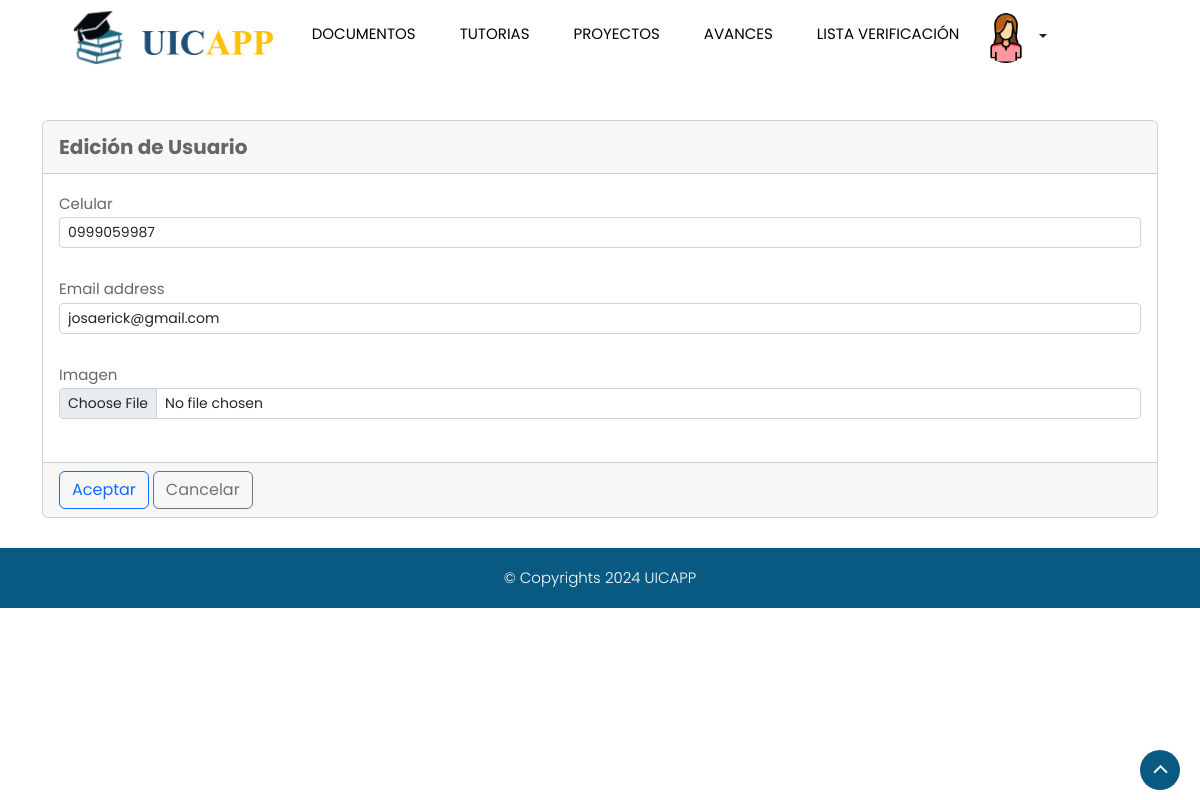
Page /perfil/ (signed in) on the earlier database version.
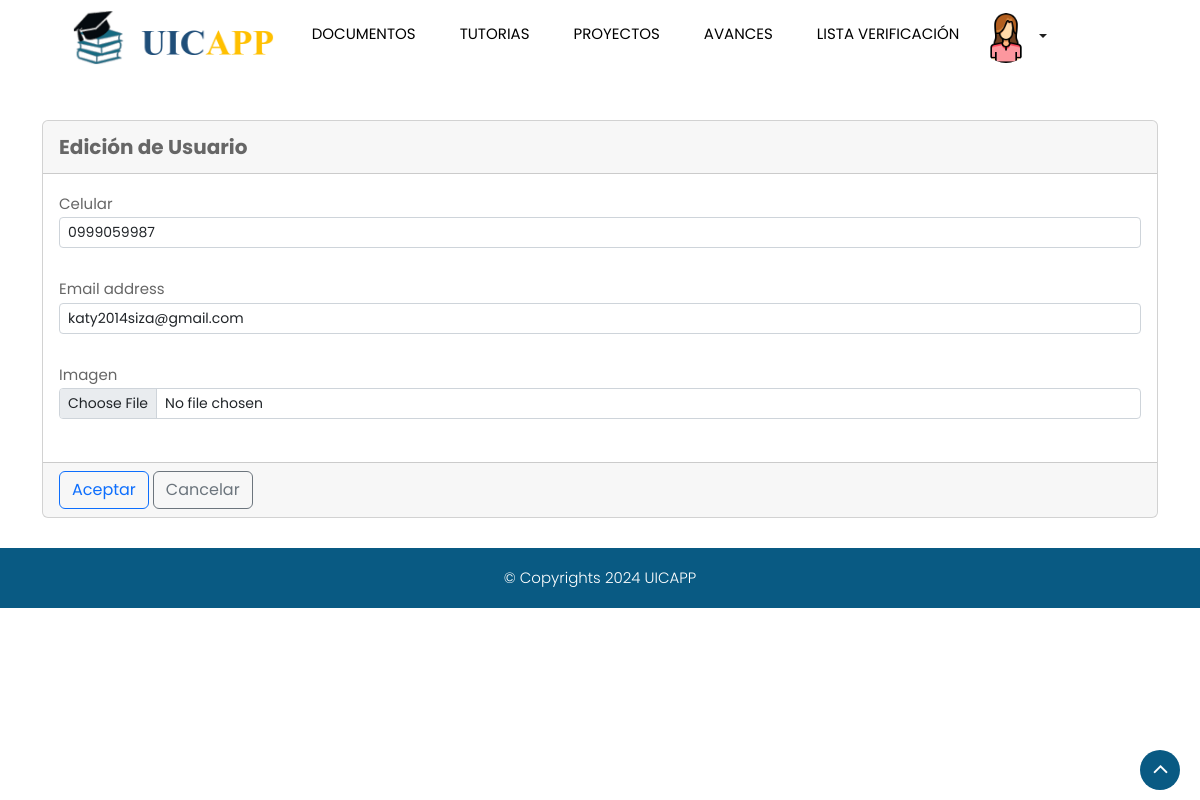
Same page on the later database version.
### Usuarios/models.py (models this page shows, shortened)
class Usuarios(AbstractUser):
    modalidades = [
        ('Trabajo de Integración Curricular','Trabajo de Integración Curricular'),
        ('Examen con Carácter Complexivo','Examen con Carácter Complexivo')
    ]
    abreviaturas = [
        ('MSc.','MSc.'),
        ('Mg.','Mg.'),
        ('Mtr.','Mtr.'),
        ('PhD.','PhD.')
    ]
    generos = [
        ('H','Hombre'),
        ('M','Mujer')
    ]
    imagen = models.ImageField(verbose_name='Imagen', upload_to='users', null = True, blank = True)
    perfil = models.ForeignKey(Perfiles, verbose_name='Perfil', default = 3, on_delete=CASCADE, null=True, blank=True)
    celular = models.CharField(max_length=10, verbose_name='Celular')
    modalidad = models.CharField(choices=modalidades,max_length=50, null = True, blank = True)
    idNivel = models.ForeignKey(Nivel, verbose_name='Nivel', on_delete=CASCADE, null = True, blank = True)
    idCarrera = models.ForeignKey(Carrera, verbose_name='Carrera', on_delete=CASCADE, null=True, blank=True)
    token = models.CharField(max_length=36, blank=True, null=True, editable=False)
    firma = models.ForeignKey(GeneracionFirmas, on_delete=models.SET_NULL, null=True, blank=True)
    abreviatura = models.CharField(choices=abreviaturas, max_length=8, verbose_name='Abreviatura', default='MSc.')
    genero = models.CharField(choices=generos, max_length=1, verbose_name='Genero', default='H')
    memorandoTutor = models.CharField(max_length=9,blank=True, null=True, editable=False)
    fechaMemorandoTutor = models.DateField(editable=False, null=True, blank=True)
    cohorte = models.ForeignKey(Cohorte, verbose_name='Cohorte', on_delete=CASCADE, null=True, blank=True)
    esExtranjero = models.BooleanField(default=False)
    def getImagen(self):
        if self.imagen:
            return '{}{}'.format(MEDIA_URL, self.imagen)
        return '{}{}'.format(STATIC_URL, 'images/defaultM.png' if self.genero == 'M' else 'images/defaultH.png')
    def getInformacion(self):
        if(self.perfil.id == 3):
            return '{} {}'.format(self.first_name, self.last_name)
        else:
            return '{} {} {}'.format(self.abreviatura, self.first_name, self.last_name)
    class Meta:
        ordering = ['-perfil__nombre']
    def getAlias(self):
        return '{}. {}.'.format(self.first_name, self.last_name[0] if self.last_name else self.pk)

### App/views.py (the view, shortened to what this page needs)
# urls.py: path('perfil/',  PerfilUsuario.as_view(), name='perfil'),
class PerfilUsuario(LoginRequiredMixin, UpdateView):
    model = Usuarios
    form_class = formulario
    template_name = main
    success_url = '/login'
    def dispatch(self, request, *args, **kwargs):
        self.object = self.get_object()
        return super().dispatch(request, *args, **kwargs)
    def get_object(self, queryset = None):
        return self.request.user
    def get_context_data(self, **kwargs):
        context = super().get_context_data(**kwargs)
        context['title'] = f'{entidad}'
        context['accion'] = f'Edición de {entidad}'
        return context

### App/Templates/main.html (shortened to what this page needs)
{% extends 'Views/header.html'  %}
{% load static %}
{% block content %}
    <div class="container" style="margin-top: 10%; align-content: center;" >
        <form action="" method="POST" class="form" enctype="multipart/form-data">
            <div class="card">
                <div class="card-header">
                    <b style="font-size: 20px;" > {{accion}} </b>
                </div>
                <div class="card-body">
                        {% if eliminar %}
                            <div class="alert alert-danger" role="alert">
                                Está seguro de eliminar a <i> <b>{{eliminar.object}}</b> </i>
                            </div>
                        {% else %}
                            {% for op in form %}
                                {% if op.name == 'idEstudiantes' %}
                                    {{op.label}}
                                    <select name="idEstudiantes" class="form-control form-control-sm" autocomplete="off" required="" id="id_idEstudiantes" multiple="">
                                        {% for item in idEstudiantes %}
                                            {% if item.selected %}
                                                <option value="{{item.pk}}" selected >{{item.getInformacion}}</option>
                                            {% else %}
                                                <option value="{{item.pk}}" >{{item.getInformacion}}</option>
                                            {% endif %}
                                        {% endfor %}
                                    </select>
                                {% elif op.name == 'idCarrera' and request.user.perfil.nombre == 'Docente' and request.user.idCarrera is not None %}
                                    <input type="hidden" name="idCarrera" id="id_idCarrera" value="{{request.user.idCarrera.pk}}" >
                                {% elif op.name == 'idDocente' and request.user.perfil.nombre == 'Docente' %}
                                    <input type="hidden" name="idDocente" id="id_idDocente" value="{{request.user.pk}}" >
                                    {% elif op.name == 'idDocente' and request.user.perfil.nombre == 'Admin' and agregar is None %}
                                    <input type="hidden" name="idDocente" id="id_idDocente" value="{{op.value}}" >
                                {% elif op.name == 'idProyecto' and tutorias %}
                                    <input type="hidden" name="idProyecto" id="id_idProyecto" value="{{tutorias.idProyecto.id}}" >
                                {% elif op.name == 'idProyecto' and listaVerificacion %}
                                    <input type="hidden" name="idProyecto" id="id_idProyecto" value="{{listaVerificacionList.id}}" >
                                {% elif op.name == 'observacion' %}
                                    {% if editarObser %}
                                        {{op.label}} <br>
                                        {{op}} <br>
                                    {% endif %}
                                {% elif op.name == 'idEstudiante' and listaVerificacionAdd %}
                                    <input type="hidden" name="idEstudiante" id="id_idEstudiante" value="{{request.user.pk}}" >
                                {% else %}
                                    {{op.label}} <br>
                                    {{op}} <br>
                                {% endif %}
                            {% endfor %}
                        {% endif %}
                </div>
                <div class="card-footer">
                    <td class="header" scope="col">
                        <button type="submit" class="btn btn-outline-primary">Aceptar</button>
                    </td>
                    <td class="header" scope="col">
                        {% if agregar %}
                            <a type="button" onClick="history.go(-1);" class="btn btn-outline-secondary">Cancelar</a>
                        {% else %}
                            <a type="button" href="{{ view.get_success_url }}" class="btn btn-outline-secondary">Cancelar</a>
                        {% endif %}
                    </td>
                </div>
            </div>
        </form>
    </div>
{% endblock content %}

### App/Templates/Views/header.html (shortened to what this page needs)
{% load static %}
<!DOCTYPE html>
<html lang="en">
<head>
    <link href="https://cdn.jsdelivr.net/npm/bootstrap@5.2.1/dist/css/bootstrap.min.css" rel="stylesheet">
    <link rel="stylesheet" href="{% static 'css/pogo-slider.min.css' %}" />
    <link rel="stylesheet" href="{% static 'css/style.css' %}" />
    <link rel="stylesheet" href="{% static 'css/responsive.css' %}" />
    <link rel="stylesheet" href="{% static 'css/custom.css' %}" />
    <link href="https://cdn.jsdelivr.net/npm/select2@4.1.0-rc.0/dist/css/select2.min.css" rel="stylesheet" />
    <link rel="stylesheet" href="https://cdn.datatables.net/1.12.1/css/jquery.dataTables.min.css" />
     <link rel="stylesheet" href=" {% static 'alerts/css/jquery-confirm.css' %} ">
</head>
<body id="home" data-spy="scroll" data-target="#navbar-wd" data-offset="98">
    <header class="top-header">
        <nav class="navbar header-nav navbar-expand-lg">
            <div class="container-fluid">
                <a class="navbar-brand" href="/admin"><img src="{% static 'images/logo.png' %}" alt="image"></a>
                <div class="collapse navbar-collapse justify-content-end" id="navbar-wd">
                    <ul class="navbar-nav">
                        {% block nav %}
                        {% if request.user.perfil.nombre == 'Admin' %}
                            <li><a class="nav-link" href="{% url 'app:facultades' %}">Facultades</a></li>
                            <li><a class="nav-link" href="{% url 'app:carreras' %}">Carreras</a></li>
                            <li><a class="nav-link" href="{% url 'app:docentes' %}">Docentes</a></li>
                            <div class="dropdown">
                                <a class="dropdown-toggle" href="#" role="button" style="margin-top: 50pt;text-transform:uppercase!important; " id="dropdownMenuButton1" data-toggle="dropdown" aria-haspopup="true" aria-expanded="false">
                                    <span style="line-height: 2.8;">Estudiantes</span>
                                </a>
                                <div class="dropdown-menu">
                                    <a class="dropdown-item" href="{% url 'app:estudiantes' %}">Listado</a>
                                    <a class="dropdown-item" href="{% url 'app:tutorias' %}">Tutorías</a>
                                    <a class="dropdown-item" href="{% url 'app:proyectos' %}">Proyectos</a>
                                    <a class="dropdown-item" href="{% url 'app:solicitudes' %}">Solicitudes</a>
                                </div>
                            </div>
                            <li><a class="nav-link" href="{% url 'app:listaVerificaciones' %}">Lista&nbspVerificación</a></li>
                            <li><a class="nav-link" href="{% url 'app:tribunal' %}">Tribunal</a></li>
                            <li><a class="nav-link" href="{% url 'app:reportes' %}">Reportes</a></li>
                        {% elif request.user.perfil.nombre == 'Estudiante' %}
                            <li><a class="nav-link" href="{% url 'app:documentos' %}">Documentos</a></li>
                            <li><a class="nav-link" href="{% url 'app:tutorias' %}">Tutorias</a></li>
                            <li><a class="nav-link" href="{% url 'app:proyectos' %}">Proyectos</a></li>
                            <li><a class="nav-link" href="{% url 'app:avances' %}">Avances</a></li>
                            <li><a class="nav-link" href="{% url 'app:listaVerificaciones' %}">Lista&nbspVerificación</a></li>
                        {% else %}
                            <li><a class="nav-link active" href="{% url 'app:index' %}">Inicio</a></li>
                            <li><a class="nav-link" href="">Documentación General</a></li>
                            <li><a class="nav-link" href="">Misión</a></li>
                            <li><a class="nav-link" href="">Visión</a></li>
                            <li><a class="nav-link" href="">UPEC</a></li>
                        {% endif %}
                        <div class="dropdown">
                            {% if request.user.pk %}
                            <a class="dropdown-toggle" href="#" role="button" id="dropdownMenuButton1" data-toggle="dropdown" aria-haspopup="true" aria-expanded="false">
                              <img src="{{request.user.getImagen}}" width="50" height="50" title="{{request.user.getInformacion}}" style="border-radius: 50%;"  alt="">
                            </a>
                            {% else %}
                            <a type="button" href="{% url 'app:login' %}" class="btn btn-outline-secondary" aria-haspopup="true" aria-expanded="true">
                              Iniciar Sesión
                            </a>
                            {% endif %}
                        </div>
                        {% endblock nav %}
                    </ul>
                </div>
            </div>
        </nav>
    </header>
    {% block content %}{% endblock content %}
    <div class="footer_bottom">
        <div class="container">
            <div class="row">
                <div class="col-12">
                    <p class="crp">© Copyrights {% now "Y" %} UICAPP</p>
                </div>
            </div>
        </div>
    </div>
    <a href="#" id="scroll-to-top" class="hvr-radial-out"><i class="fa fa-angle-up"></i></a>
</body>
</html>

Differences in the rows shown:
changed Usuarios: email "josaerick@gmail.com" → "katy2014siza@gmail.com"
